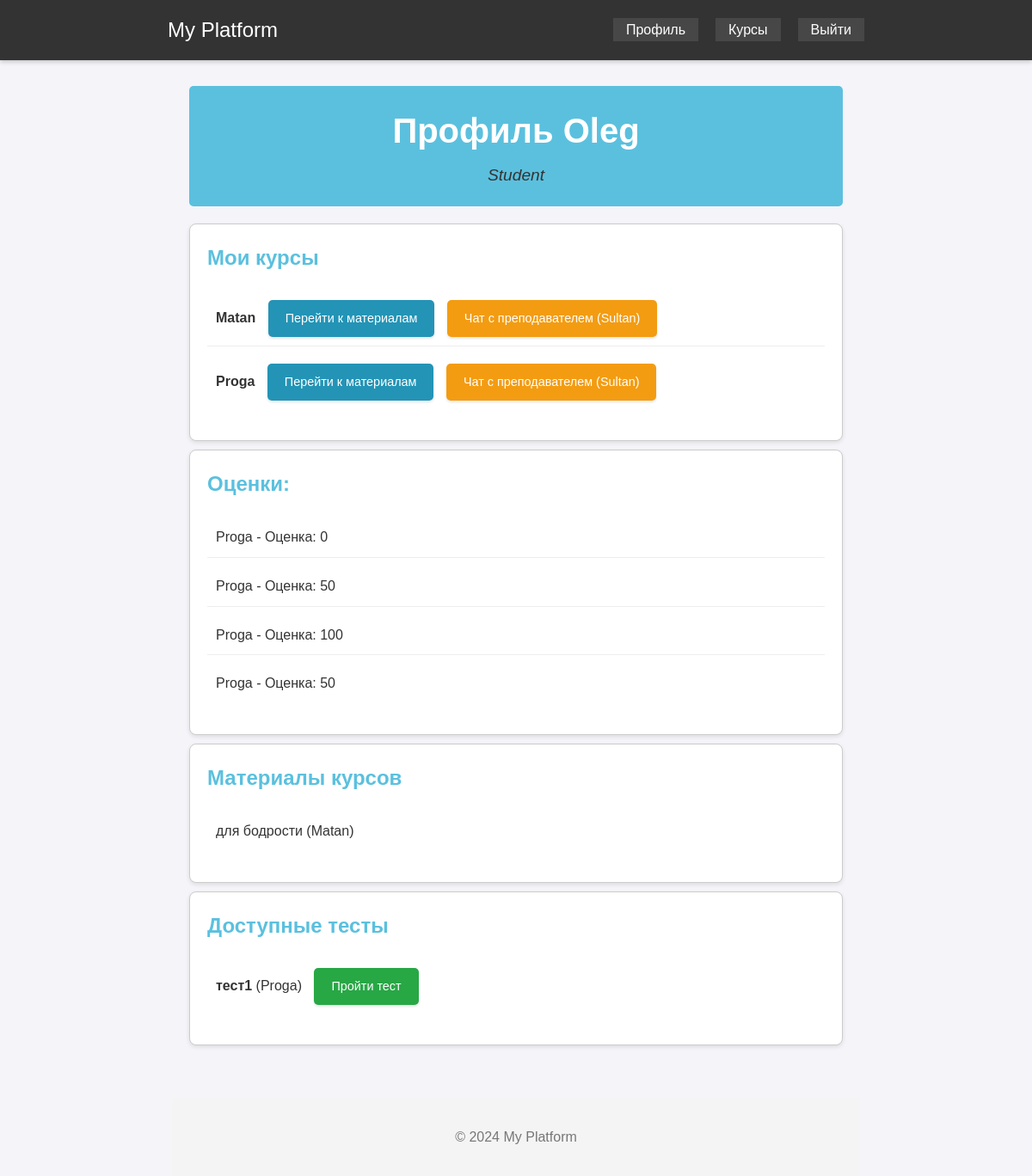
Page /profile/ (signed in) on the committed database.
### main/models.py (models this page shows, shortened)
class Users(AbstractUser):
    STUDENT = 'S'
    TEACHER = 'T'
    ROLES = [
        (STUDENT, 'Student'),
        (TEACHER, 'Teacher'),
    ]
    role = models.CharField(choices=ROLES, max_length=1, default=STUDENT)

class Courses(models.Model):
    name = models.CharField(max_length=128, blank=False)
    description = models.TextField(null=True)
    students = models.ManyToManyField(Users)
    teacher = models.ForeignKey(Users, on_delete=models.SET_NULL, null=True, limit_choices_to={'role': Users.TEACHER}, related_name='teacher')

class Grades(models.Model):
    grade = models.IntegerField(null=True, blank=True)
    student = models.ForeignKey(Users, on_delete=models.CASCADE)
    course = models.ForeignKey(Courses, on_delete=models.CASCADE)
    time_add = models.DateTimeField(auto_now_add=True)
    class Meta:
        ordering = ['time_add']  # для сортировки по времени

class Materials(models.Model):
    topic = models.CharField(max_length=128)
    name = models.CharField(max_length=128, blank=False)
    text = models.TextField(null=True, blank=True)
    pdf = models.FileField(null=True, blank=True)
    photo = models.ImageField(null=True, blank=True)
    video = models.FileField(null=True, blank=True)
    link = models.TextField(null=True, blank=True)
    course = models.ForeignKey(Courses, on_delete=models.CASCADE, null=True)

class Test(models.Model):
    name = models.CharField(max_length=255)
    teacher = models.ForeignKey(Users, on_delete=models.CASCADE, limit_choices_to={'role': Users.TEACHER})
    course = models.ForeignKey(Courses, on_delete=models.CASCADE, related_name='tests')
    created_at = models.DateTimeField(auto_now_add=True)

### main/views.py (the view, shortened to what this page needs)
# urls.py: path('profile/', profile_view, name='profile'),
@login_required
def profile_view(request):
    user = request.user
    if user.role == 'S':  # Если студент
        courses = user.courses_set.all().order_by('name')
        progress_data = []
        for course in courses:
            progress = Progress.objects.filter(student=user, course=course).first()
            progress_percentage = progress.progress_percentage if progress else 0
            progress_data.append({
                'course': course,
                'name': course.name,
                'progress_percentage': progress_percentage
            })
        grades = Grades.objects.filter(student=user).order_by('course__name')
        materials = Materials.objects.filter(course__in=courses)
        tests = Test.objects.filter(course__in=courses).order_by('course__name')
        context = {
            'user': user,
            'courses': progress_data,
            'grades': grades,
            'materials': materials,
            'tests': tests,  # Оптимизация названия ключа
        }
    else:
        context = {'user': user}  # Для неопределенной роли
    return render(request, 'profile.html', context)

### templates/profile.html (shortened to what this page needs)
{% extends "base.html" %}
{% block content %}
<!DOCTYPE html>
<html lang="ru">
<head>
    {% load static %}
    <link rel="stylesheet" href="{% static 'css/profile.css' %}">
</head>
<body>
    <div class="profile-header">
        <h1>Профиль {{ user.username }}</h1>
        <p>{{ user.get_role_display }}</p>
    </div>
    {% if user.role == 'S' %}
        <div class="profile-section">
            <h2>Мои курсы</h2>
            <ul>
                {% for course in courses %}
                    <li>
                        <strong>{{ course.name }}</strong>
                        {% if course.course.id %}
                            <a href="{% url 'course_materials' course.course.id %}" class="btn">Перейти к материалам</a>
                            <a href="{% url 'chat' course.course.teacher.id %}" class="btn btn-chat">Чат с преподавателем ({{ course.course.teacher.username }})</a>
                            {% else %}
                            <span class="inactive-course">Курс не активен</span>
                        {% endif %}
                    </li>
                {% endfor %}
            </ul>
        </div>
        <div class="profile-section">
            <h2>Оценки:</h2>
            <ul>
                {% for grade in grades %}
                    <li>{{ grade.course.name }} - Оценка: {{ grade.grade }}</li>
                {% endfor %}
            </ul>
        </div>
        <div class="profile-section">
            <h2>Материалы курсов</h2>
            <ul>
                {% for material in materials %}
                    <li>{{ material.name }} ({{ material.course.name }})</li>
                {% endfor %}
            </ul>
        </div>
        <div class="profile-section">
            <h2>Доступные тесты</h2>
            <ul>
                {% for test in tests %}
                    <li>
                        <strong>{{ test.name }}</strong> ({{ test.course.name }})
                        <a href="{% url 'take_test' test.id %}" class="btn btn-test">Пройти тест</a>
                    </li>
                {% endfor %}
            </ul>
        </div>
    {% endif %}
</body>
</html>
{% endblock %}

### static/css/styles.css (style rules this page uses)
body { font-family: Arial, sans-serif; line-height: 1.6; margin: 0 auto; max-width: 800px; padding: 1em; background-color: #f4f4f9; color: #333; }
h1, h2 { color: #333; }
a { color: #007BFF; text-decoration: none; }
.profile-header { text-align: center; background-color: #007BFF; color: white; padding: 20px; margin-bottom: 20px; border-radius: 5px; }
.profile-header h1 { margin: 0; font-size: 2.5em; }
.profile-header p { margin: 0; font-size: 1.2em; font-style: italic; }
.profile-section { background: white; margin: 10px auto; padding: 20px; border: 1px solid #ccc; border-radius: 8px; box-shadow: 0 2px 5px rgba(0, 0, 0, 0.1); }
.profile-section h2 { margin-top: 0; color: #007BFF; }
.profile-section ul { list-style-type: none; padding: 0; }
.profile-section li { margin-bottom: 10px; padding: 10px; border-bottom: 1px solid #eee; }
.profile-section li:last-child { border-bottom: none; }
.btn { display: inline-block; background: #007BFF; color: white; padding: 10px 15px; border-radius: 5px; text-decoration: none; margin-left: 10px; font-size: 0.9em; }
.btn-test { background: #28a745; }

### static/css/profile.css (style rules this page uses)
body { font-family: Arial, sans-serif; background-color: #f4f4f9; color: #333; line-height: 1.6; margin: 0 auto; padding: 0; }
.profile-header { text-align: center; padding: 20px; background-color: #5bc0de; color: #333; margin-bottom: 20px; }
.profile-header h1 { margin: 0; color: white; font-size: 2.5em; }
.profile-header p { margin: 5px 0 0; font-size: 1.2em; font-style: italic; }
.profile-section { background: white; margin: 10px auto; padding: 20px; border: 1px solid #ccc; border-radius: 8px; box-shadow: 0 2px 5px rgba(0, 0, 0, 0.1); }
.profile-section h2 { margin-top: 0; color: #5bc0de; }
.profile-section ul { list-style-type: none; padding: 0; }
.profile-section li { margin-bottom: 10px; padding: 10px; border-bottom: 1px solid #eee; }
.profile-section li:last-child { border-bottom: none; }
.btn { display: inline-block; background: #2394b6; color: white; padding: 10px 20px; border-radius: 5px; text-decoration: none; margin-left: 10px; font-size: 0.9em; border: none; box-shadow: 0 2px 3px rgba(0, 0, 0, 0.1); transition: background 0.3s ease; }
.btn-test { background: #28a745; }
.btn-chat { background-color: #f39c12; color: white; margin-left: 10px; }

### rows in the picture
Users: username "Oleg", role "Student"
Courses: name "Matan", course.teacher.username "Sultan"
Courses: name "Proga", course.teacher.username "Sultan"
Grades: course.name "Proga", grade "0"
Grades: course.name "Proga", grade "50"
Grades: course.name "Proga", grade "100"
Grades: course.name "Proga", grade "50"
Materials: name "для бодрости", course.name "Matan"
Test: name "тест1", course.name "Proga"
